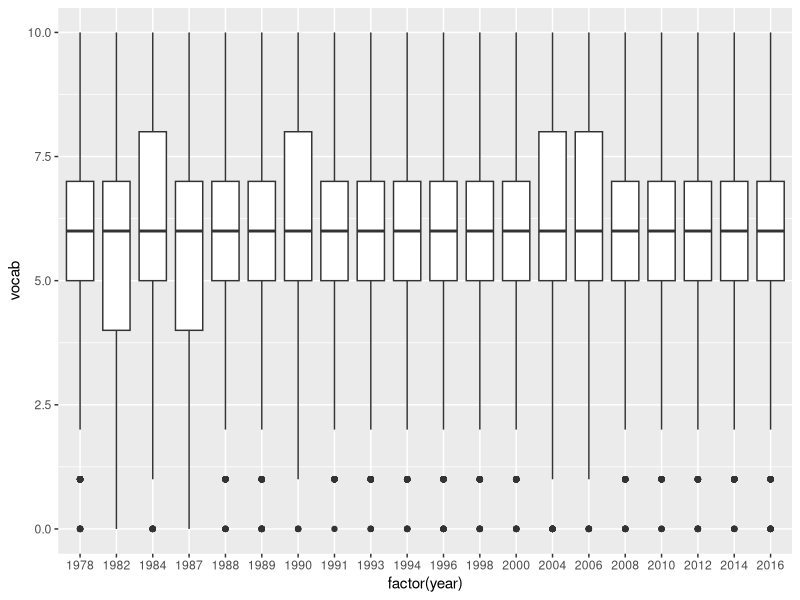
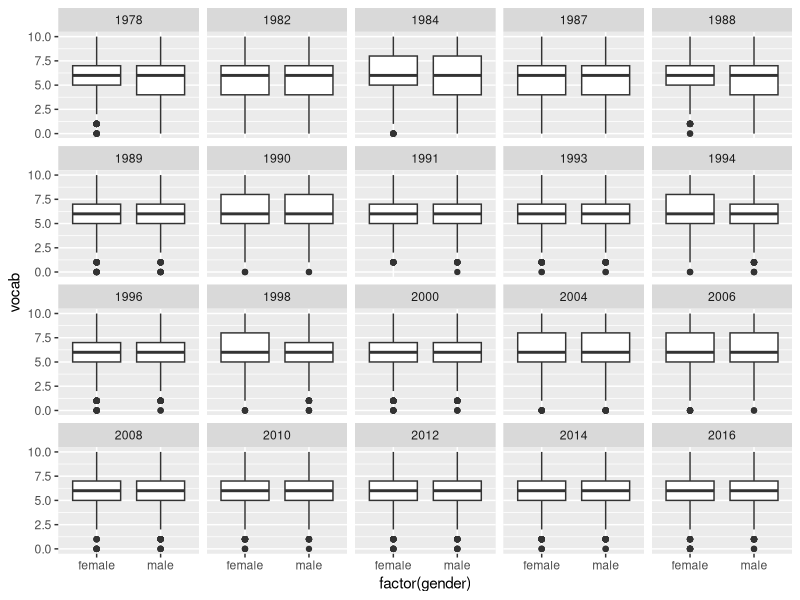
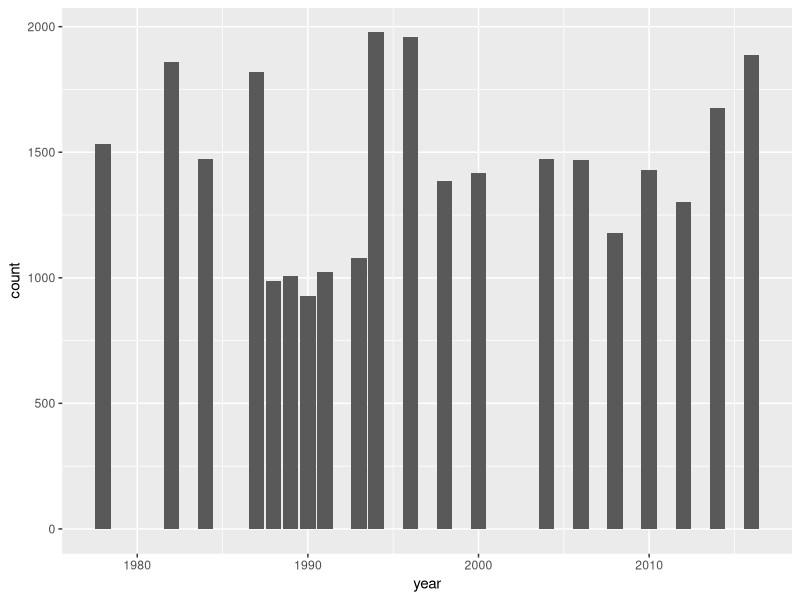
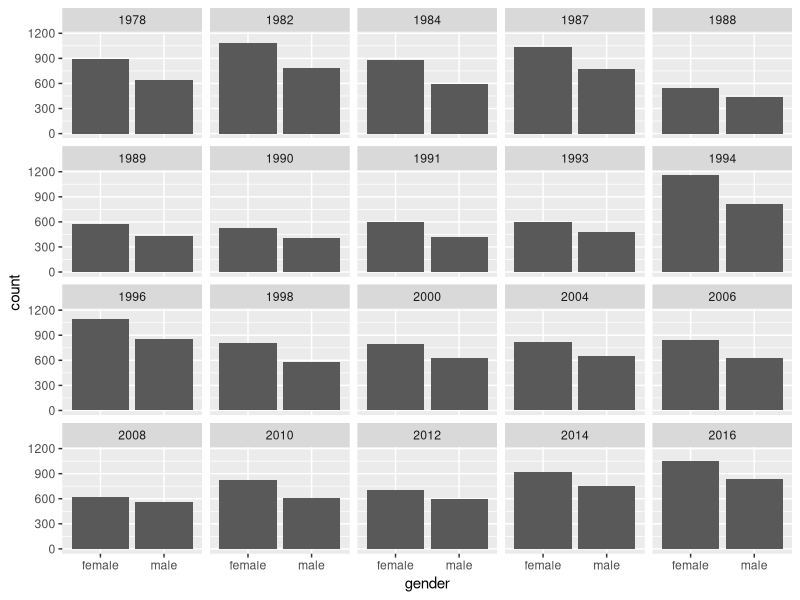

Write the R code that produced these figures, in order.

# Loading packages and data -----------------------------------------------

library(readr)
GSSvocab <- read_csv("GSSvocab.csv", col_types = cols(X1 = col_skip()))

library(ggplot2)
library(dplyr)

# Data exploration --------------------------------------------------------

# structure of the dataset
str(GSSvocab)

# view the dataset's first 10 obs.
head(GSSvocab, 10)

# summary the variables
summary(GSSvocab)

# summary the string variables
summary(factor(GSSvocab$gender))
summary(factor(GSSvocab$nativeBorn))
summary(factor(GSSvocab$ageGroup))
summary(factor(GSSvocab$educGroup))

ggplot(GSSvocab, aes(x = factor(year), y = vocab)) +
  geom_boxplot()

ggplot(GSSvocab, aes(x = factor(gender), y = vocab)) +
  geom_boxplot() +
  facet_wrap(~year)

ggplot(GSSvocab, aes(year)) +
  geom_bar()

ggplot(GSSvocab, aes(gender)) +
  geom_bar() +
  facet_wrap(~year)


# Data management ---------------------------------------------------------

year_vocab <- GSSvocab %>%
  group_by(year) %>%
  summarise(avgVocab = mean(vocab, na.rm = T))

head(year_vocab, 10)
